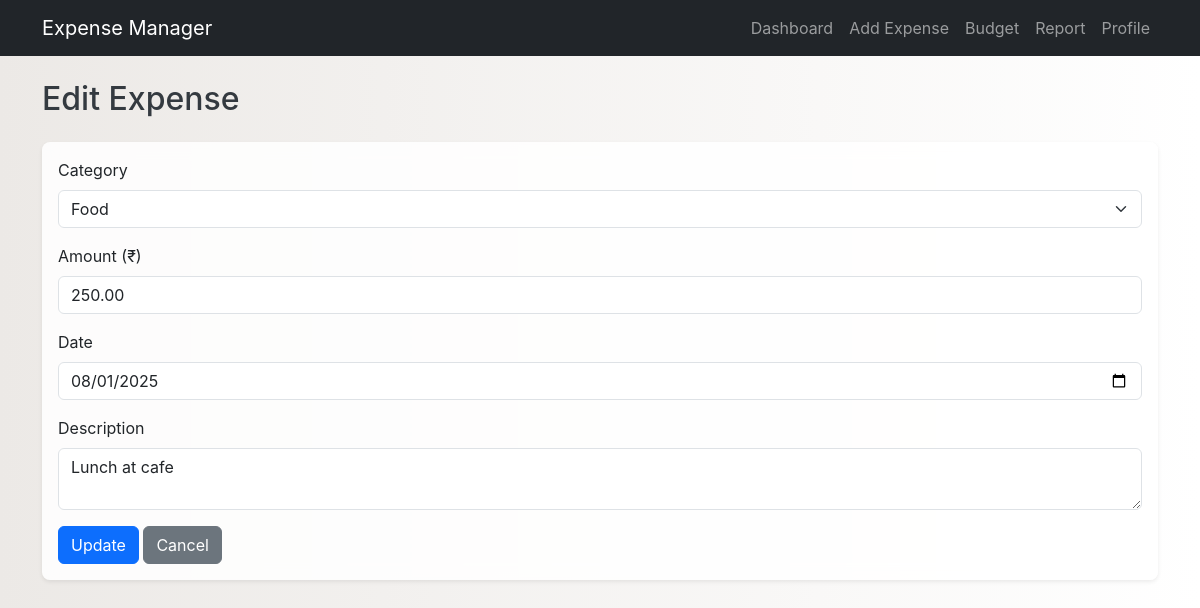
The page /edit_expense.php?id=1 on the database its author committed.
### tables this page shows
CREATE TABLE IF NOT EXISTS expenses (
    id INT AUTO_INCREMENT PRIMARY KEY,
    user_id INT DEFAULT 1,
    category_id INT,
    amount DECIMAL(10,2),
    description TEXT,
    date DATE,
    FOREIGN KEY (category_id) REFERENCES categories(id)
);

CREATE TABLE IF NOT EXISTS categories (
    id INT AUTO_INCREMENT PRIMARY KEY,
    name VARCHAR(100) UNIQUE
);

### public/edit_expense.php (the view, shortened to what this page needs)
<?php
include __DIR__ . '/../config/db.php';
$id = intval($_GET['id']);
$stmt = $conn->prepare('SELECT * FROM expenses WHERE id=?');
$stmt->bind_param('i', $id);
$stmt->execute();
$res = $stmt->get_result();
$expense = $res->fetch_assoc();
$cats = $conn->query('SELECT id,name FROM categories ORDER BY name');
include 'header.php';
?>
    <h2 class="mb-4">Edit Expense</h2>
    <div class="card border-0 shadow-sm">
        <div class="card-body">
            <form method="POST">
                <div class="mb-3">
                    <label for="category" class="form-label">Category</label>
                    <select id="category" name="category" class="form-select" required>
                        <?php while($c = $cats->fetch_assoc()): ?>
                            <option value="<?php echo $c['id']; ?>" <?php echo ($expense['category_id']==$c['id'])?'selected':''; ?>>
                                <?php echo $c['name']; ?>
                            </option>
                        <?php endwhile; ?>
                    </select>
                </div>
                <div class="mb-3">
                    <label for="amount" class="form-label">Amount (₹)</label>
                    <input id="amount" type="number" step="0.01" name="amount" class="form-control" value="<?php echo $expense['amount']; ?>" required>
                </div>
                <div class="mb-3">
                    <label for="date" class="form-label">Date</label>
                    <input id="date" type="date" name="date" class="form-control" value="<?php echo $expense['date']; ?>" required>
                </div>
                <div class="mb-3">
                    <label for="description" class="form-label">Description</label>
                    <textarea id="description" name="description" class="form-control" rows="2"><?php echo htmlspecialchars($expense['description']); ?></textarea>
                </div>
                <button class="btn btn-primary">Update</button>
                <a href="index.php" class="btn btn-secondary">Cancel</a>
            </form>
        </div>
    </div>
<?php
include 'footer.php';
?>

### assets/css/style.css (style rules this page uses)
body { font-family: Inter, system-ui, -apple-system, 'Segoe UI', Roboto, 'Helvetica Neue', Arial, sans-serif; background: linear-gradient(to right, #ece9e6, #ffffff); color: #343a40; animation: fadeIn 0.5s ease-out; }
.card { background-color: rgba(255, 255, 255, 0.85); backdrop-filter: blur(10px); border: 1px solid rgba(255, 255, 255, 0.2); border-radius: 0.5rem !important; }
.btn, .badge { transition: all 0.2s ease-in-out; }

### rows shown on the page
expenses: category "Food", amount "250.00", date "08/01/2025", description "Lunch at cafe"
